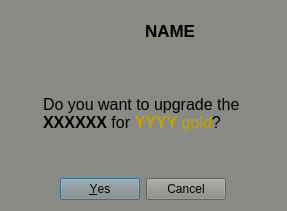
<?xml version="1.0" encoding="UTF-8"?>
<ui version="4.0">
 <class>BuyDialog</class>
 <widget class="QDialog" name="BuyDialog">
  <property name="geometry">
   <rect>
    <x>0</x>
    <y>0</y>
    <width>287</width>
    <height>211</height>
   </rect>
  </property>
  <property name="windowTitle">
   <string>Upgrade</string>
  </property>
  <property name="styleSheet">
   <string notr="true">background-color: rgb(136, 138, 133);</string>
  </property>
  <layout class="QVBoxLayout" name="verticalLayout">
   <item>
    <layout class="QHBoxLayout" name="horizontalLayout_6">
     <property name="spacing">
      <number>4</number>
     </property>
     <property name="bottomMargin">
      <number>0</number>
     </property>
     <item>
      <spacer name="horizontalSpacer_9">
       <property name="orientation">
        <enum>Qt::Horizontal</enum>
       </property>
       <property name="sizeHint" stdset="0">
        <size>
         <width>40</width>
         <height>20</height>
        </size>
       </property>
      </spacer>
     </item>
     <item>
      <widget class="QLabel" name="building_img">
       <property name="enabled">
        <bool>true</bool>
       </property>
       <property name="sizePolicy">
        <sizepolicy hsizetype="Fixed" vsizetype="Fixed">
         <horstretch>0</horstretch>
         <verstretch>0</verstretch>
        </sizepolicy>
       </property>
       <property name="minimumSize">
        <size>
         <width>40</width>
         <height>40</height>
        </size>
       </property>
       <property name="maximumSize">
        <size>
         <width>40</width>
         <height>40</height>
        </size>
       </property>
       <property name="text">
        <string/>
       </property>
       <property name="pixmap">
        <pixmap resource="resources.qrc">:/buildings/res/imgs/house.png</pixmap>
       </property>
       <property name="scaledContents">
        <bool>true</bool>
       </property>
      </widget>
     </item>
     <item>
      <spacer name="horizontalSpacer_11">
       <property name="orientation">
        <enum>Qt::Horizontal</enum>
       </property>
       <property name="sizeType">
        <enum>QSizePolicy::Fixed</enum>
       </property>
       <property name="sizeHint" stdset="0">
        <size>
         <width>10</width>
         <height>20</height>
        </size>
       </property>
      </spacer>
     </item>
     <item>
      <widget class="QLabel" name="building_name">
       <property name="font">
        <font>
         <pointsize>13</pointsize>
         <weight>75</weight>
         <bold>true</bold>
        </font>
       </property>
       <property name="text">
        <string>NAME</string>
       </property>
      </widget>
     </item>
     <item>
      <spacer name="horizontalSpacer_10">
       <property name="orientation">
        <enum>Qt::Horizontal</enum>
       </property>
       <property name="sizeHint" stdset="0">
        <size>
         <width>40</width>
         <height>20</height>
        </size>
       </property>
      </spacer>
     </item>
    </layout>
   </item>
   <item>
    <spacer name="verticalSpacer_2">
     <property name="orientation">
      <enum>Qt::Vertical</enum>
     </property>
     <property name="sizeHint" stdset="0">
      <size>
       <width>20</width>
       <height>40</height>
      </size>
     </property>
    </spacer>
   </item>
   <item alignment="Qt::AlignHCenter|Qt::AlignVCenter">
    <widget class="QLabel" name="text">
     <property name="sizePolicy">
      <sizepolicy hsizetype="Preferred" vsizetype="Preferred">
       <horstretch>0</horstretch>
       <verstretch>0</verstretch>
      </sizepolicy>
     </property>
     <property name="minimumSize">
      <size>
       <width>200</width>
       <height>100</height>
      </size>
     </property>
     <property name="text">
      <string>&lt;html&gt;&lt;head/&gt;&lt;body&gt;&lt;p&gt;&lt;span style=&quot; font-size:12pt;&quot;&gt;Do you want to upgrade the &lt;/span&gt;&lt;span style=&quot; font-size:12pt; font-weight:600;&quot;&gt;XXXXXX&lt;/span&gt;&lt;span style=&quot; font-size:12pt;&quot;&gt; for &lt;/span&gt;&lt;span style=&quot; font-size:12pt; font-weight:600; color:#c4a000;&quot;&gt;YYYY&lt;/span&gt;&lt;span style=&quot; font-size:12pt; color:#c4a000;&quot;&gt; gold&lt;/span&gt;&lt;span style=&quot; font-size:12pt;&quot;&gt;?&lt;/span&gt;&lt;/p&gt;&lt;/body&gt;&lt;/html&gt;</string>
     </property>
     <property name="textFormat">
      <enum>Qt::RichText</enum>
     </property>
     <property name="scaledContents">
      <bool>false</bool>
     </property>
     <property name="wordWrap">
      <bool>true</bool>
     </property>
     <property name="margin">
      <number>1</number>
     </property>
    </widget>
   </item>
   <item>
    <spacer name="verticalSpacer">
     <property name="orientation">
      <enum>Qt::Vertical</enum>
     </property>
     <property name="sizeHint" stdset="0">
      <size>
       <width>20</width>
       <height>40</height>
      </size>
     </property>
    </spacer>
   </item>
   <item alignment="Qt::AlignHCenter">
    <widget class="QDialogButtonBox" name="button_box">
     <property name="orientation">
      <enum>Qt::Horizontal</enum>
     </property>
     <property name="standardButtons">
      <set>QDialogButtonBox::Cancel|QDialogButtonBox::Yes</set>
     </property>
    </widget>
   </item>
  </layout>
 </widget>
 <resources>
  <include location="resources.qrc"/>
 </resources>
 <connections>
  <connection>
   <sender>button_box</sender>
   <signal>accepted()</signal>
   <receiver>BuyDialog</receiver>
   <slot>accept()</slot>
   <hints>
    <hint type="sourcelabel">
     <x>248</x>
     <y>254</y>
    </hint>
    <hint type="destinationlabel">
     <x>157</x>
     <y>274</y>
    </hint>
   </hints>
  </connection>
  <connection>
   <sender>button_box</sender>
   <signal>rejected()</signal>
   <receiver>BuyDialog</receiver>
   <slot>reject()</slot>
   <hints>
    <hint type="sourcelabel">
     <x>316</x>
     <y>260</y>
    </hint>
    <hint type="destinationlabel">
     <x>286</x>
     <y>274</y>
    </hint>
   </hints>
  </connection>
 </connections>
</ui>
